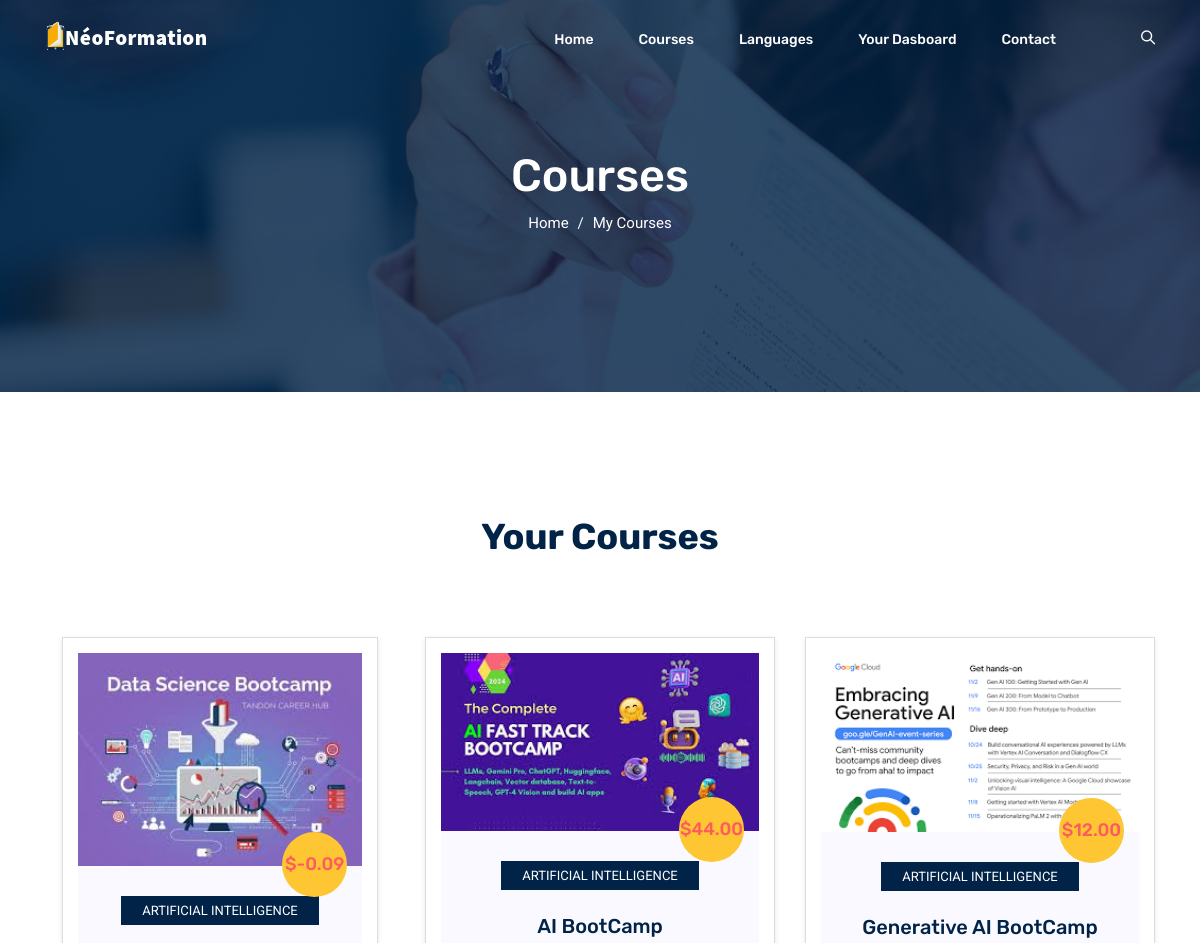
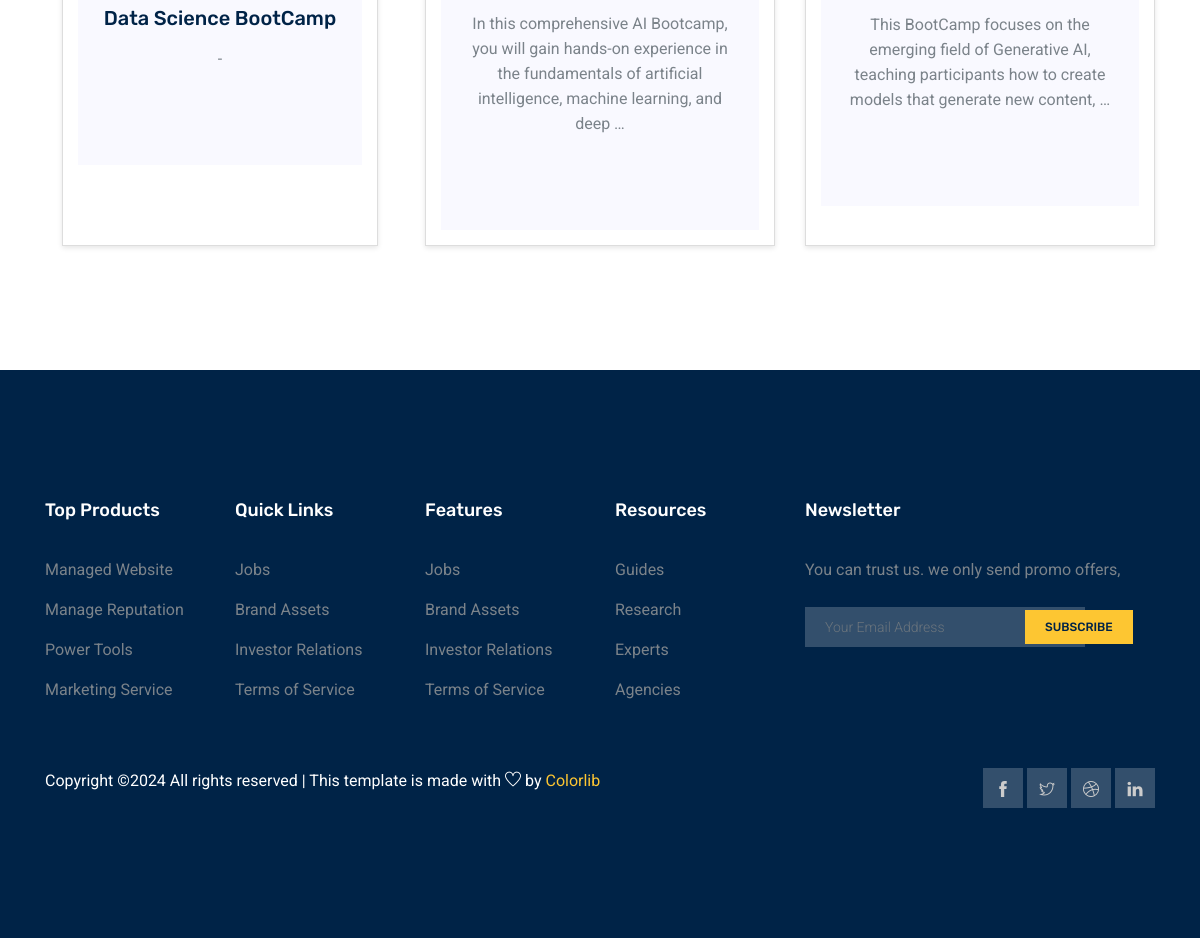
/account/my_courses/ (signed in), run on the app's committed database (2 pictures, top to bottom).
### classes/models.py (models this page shows, shortened)
class Registration(models.Model):
    user = models.ForeignKey(CustomUser, on_delete=models.CASCADE)
    course = models.ForeignKey(Course, on_delete=models.CASCADE)
    created_at = models.DateTimeField(auto_now_add=True)

class Course(models.Model):
    title = models.CharField(max_length=255)
    google_meet_link = models.URLField(max_length=500)
    description = models.TextField(null=True,blank=True)
    price = models.DecimalField(max_digits=6, decimal_places=2,null=True)
    image = models.ImageField(upload_to='class_pictures/', null=True, blank=True)  # Class picture
    category = models.ForeignKey('Category', on_delete=models.CASCADE, null=True)
    lecturer = models.ForeignKey(User, on_delete=models.SET_NULL, null=True, related_name='lectured_courses')
    likes = models.ManyToManyField(User, related_name='liked_courses', blank=True)  # To track likes
    start_date = models.DateField()
    start_time = models.TimeField()
    end_date = models.DateField(null=True)
    end_time = models.TimeField(null=True)
    created_at = models.DateTimeField(auto_now_add=True)
    slug = models.SlugField(max_length=255, unique=True, null=True, blank=True)  # New slug field

class Category(models.Model):
    name = models.CharField(max_length=100, unique=True)
    description = models.TextField(blank=True, null=True)
    created_at = models.DateTimeField(auto_now_add=True)

### account/views.py (the view)
# urls.py: path('my_courses/', views.my_courses, name='my_courses'),  # Add this line
@login_required
def my_courses(request):
    registrations = Registration.objects.filter(user = request.user)
    context ={
        "registrations":registrations
    }
    return render(request, 'account/my_course.html',context)  # You can create this template later

### account/templates/account/my_course.html (shortened to what this page needs)
{% extends "classes/base.html" %}
{% block header %}
{% include "classes/partials/class_detail_header.html" %}
{% endblock header %}
{% block content %}
<section class="banner_area">
    <div class="banner_inner d-flex align-items-center">
        <div class="overlay"></div>
        <div class="container">
            <div class="row justify-content-center">
                <div class="col-lg-6">
                    <div class="banner_content text-center">
                        <h2>Courses</h2>
                        <div class="page_link">
                            <a href="{% url "home" %}">Home</a>
                            <a href="{% url "courses" %}">My Courses</a>
                        </div>
                    </div>
                </div>
            </div>
        </div>
    </div>
</section>
<div class="popular_courses section_gap_top">
    <div class="container">
        <div class="row justify-content-center">
            <div class="col-lg-5">
                <div class="main_title">
                    <h2 class="mb-3">Your  Courses</h2>
                </div>
            </div>
        </div>
        <div class="row">
            <div class="container">
                <div class="row" id="course-container">
                    {% for registration in registrations %}
                    <div
                        class="col-lg-4 col-md-6 col-sm-12 mb-4 single-course-wrapper {% if forloop.counter > 6 %}d-none more-courses{% endif %}">
                        <div class="single_course">
                            <div class="course_head">
                                <a href="{% url 'course_detail' registration.course.slug %}">
                                    <img class="img-fluid" src="{{registration.course.image.url}}" alt="{{ registration.course.title }}" />
                                </a>
                            </div>
                            <div class="course_content">
                                <span class="price">${{ registration.course.price }}</span>
                                <span class="tag mb-4 d-inline-block">{{ registration.course.category.name }}</span>
                                <h4 class="mb-3">
                                    <a href="{% url 'course_detail' registration.course.slug %}">{{ registration.course.title }}</a>
                                </h4>
                                <p>{{ registration.course.description|truncatewords:20 }}</p>
                                <div
                                    class="course_meta d-flex justify-content-lg-between align-items-lg-center flex-lg-row flex-column mt-4">
                                    <div class="authr_meta d-flex align-items-center">
                                    </div>
                                </div>
                            </div>
                        </div>
                    </div>
                    {% endfor %}
                </div>
            </div>
        </div>
    </div>
</div>
{% endblock content %}

### data on the page
Registration: course.image (picture), course.price "-0.09", course.category.name "ARTIFICIAL INTELLIGENCE", course "Data Science BootCamp", course.description "-"
Registration: course.image (picture), course.price "44.00", course.category.name "ARTIFICIAL INTELLIGENCE", course "AI BootCamp", course.description "In this comprehensive AI Bootcamp, you will gain hands-on experience in the fundamentals of artificial intelligence, machine learning, and deep …"
Registration: course.image (picture), course.price "12.00", course.category.name "ARTIFICIAL INTELLIGENCE", course "Generative AI BootCamp", course.description "This BootCamp focuses on the emerging field of Generative AI, teaching participants how to create models that generate new content, …"
